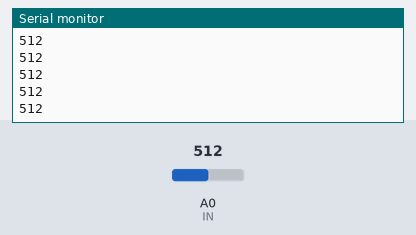
A sketch run on a simulated Arduino Uno, built with avr-gcc and run on an emulated ATmega328P. Parts: the last lines printed to the serial monitor. The test bench sets the inputs (shaded band); at power-on: A0 (IN) = 512.

Above: at 1.2 s.
1.3 s: A0 (IN) set to 716
At 1.32 s:
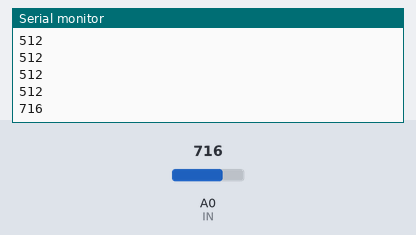
2.8 s: A0 (IN) set to 900
At 2.83 s:
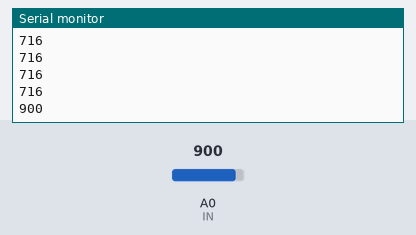
Timing chart, 0 to 5.8 s (numbered marks = the images above; inputs shaded):
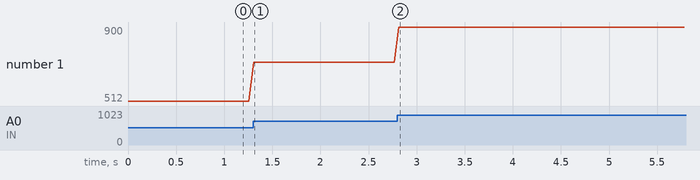

The sketch:

Tel_control.ino
```cpp
#define IN A0
int valor;


void setup() {
Serial.begin(9600);
pinMode(IN,INPUT);
}

void loop() {
  valor=analogRead(IN);
  Serial.println(valor);
  delay(50);

}
```

Measured:
- after the input at 1.3 s, the serial monitor: prints a new line at once (image 1)
- after the input at 2.8 s, the serial monitor: prints a new line at once (image 2)
- plotted number 1: 512 → 716 after the input at 1.3 s, 716 → 900 after the input at 2.8 s
